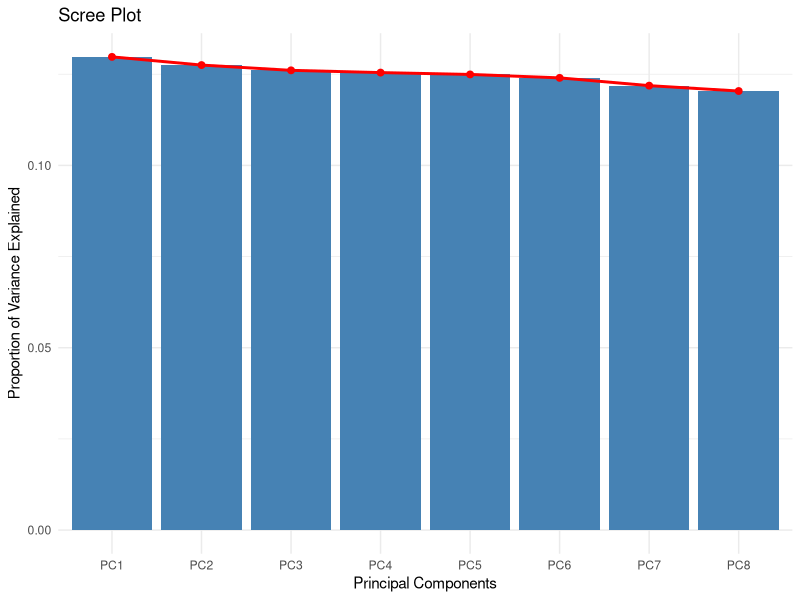
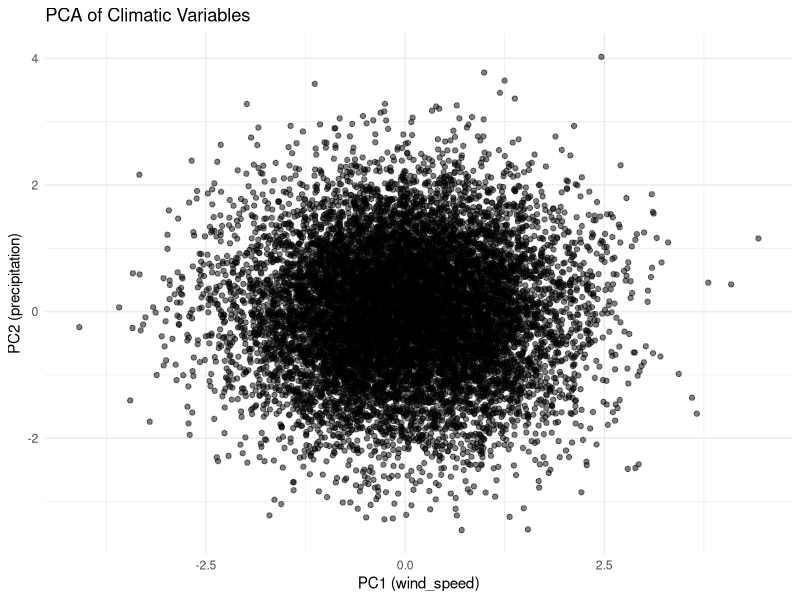

Generate these figures, in order, with R:
# Load necessary libraries
library(ggplot2)
library(dplyr)
library(tidyr)

# Step 1: Create Dummy Data
set.seed(123)  # For reproducibility
dates <- seq.Date(from = as.Date("1992-01-01"), to = as.Date("2023-12-31"), by = "day")
n <- length(dates)

# Generate random data for climatic variables
data <- data.frame(
  date = dates,
  chl_a = rnorm(n, mean = 10, sd = 5),          # Chl-a concentrations
  air_temp = rnorm(n, mean = 20, sd = 5),      # Air temperature
  lswt = rnorm(n, mean = 15, sd = 5),          # Lake surface water temperature
  wind_speed = rnorm(n, mean = 5, sd = 2),     # Wind speed
  sw_radiation = rnorm(n, mean = 300, sd = 50), # Shortwave radiation
  precipitation = rnorm(n, mean = 3, sd = 1),  # Precipitation
  cloud_cover = rnorm(n, mean = 50, sd = 10),  # Cloud cover
  humidity = rnorm(n, mean = 70, sd = 15)       # Humidity
)

# Step 2: Perform PCA
# Standardize the data by removing the date column
data_numeric <- data %>% select(-date)

# Run PCA
pca_result <- prcomp(data_numeric, center = TRUE, scale. = TRUE)

# Print PCA summary
summary(pca_result)

# Create a data frame for PCA results
pca_df <- as.data.frame(pca_result$x)

# Step 3: Create a Scree Plot
# Calculate the variance explained by each principal component
scree_data <- data.frame(
  PC = paste0("PC", 1:length(pca_result$sdev)),
  Variance = (pca_result$sdev^2) / sum(pca_result$sdev^2)  # Proportion of variance explained
)

# Scree Plot
scree_plot <- ggplot(scree_data, aes(x = PC, y = Variance)) +
  geom_bar(stat = "identity", fill = "steelblue") +
  geom_line(aes(group = 1), color = "red", size = 1) +
  geom_point(size = 2, color = "red") +
  labs(title = "Scree Plot", x = "Principal Components", y = "Proportion of Variance Explained") +
  theme_minimal()

print(scree_plot)

# Step 4: Rename the PCs
# Get variable names for PCs based on their contributions
loadings <- abs(pca_result$rotation)  # Get absolute values of loadings
variable_names <- colnames(data_numeric)

# Initialize a vector to store PC names
pc_names <- vector("character", ncol(loadings))
used_variables <- c()  # Track which variables have already been used

# Loop to create unique PC names
for (i in 1:ncol(loadings)) {
  # Find the index of the variable with the maximum loading for the current PC
  var_contrib <- which.max(loadings[, i])  # Get index of the variable contributing most to the PC
  var_name <- variable_names[var_contrib]
  
  # Ensure uniqueness: if the variable has already been used, find the next highest loading variable
  while (var_name %in% used_variables) {
    loadings[var_contrib, i] <- -Inf  # Exclude the current variable by setting its loading to negative infinity
    var_contrib <- which.max(loadings[, i])  # Re-calculate the variable with max loading
    var_name <- variable_names[var_contrib]
  }
  
  # Record the variable name and mark it as used
  used_variables <- c(used_variables, var_name)
  pc_names[i] <- paste0("PC", i, " (", var_name, ")")  # Create name
}

# Rename the PCs in the PCA results
colnames(pca_df) <- pc_names

# Plot PCA results using aes() for tidy evaluation
pca_plot <- ggplot(pca_df, aes(x = .data[[pc_names[1]]], y = .data[[pc_names[2]]])) +  # Use the new PC names
  geom_point(alpha = 0.5) +
  labs(title = "PCA of Climatic Variables", x = pc_names[1], y = pc_names[2]) +
  theme_minimal()

print(pca_plot)



